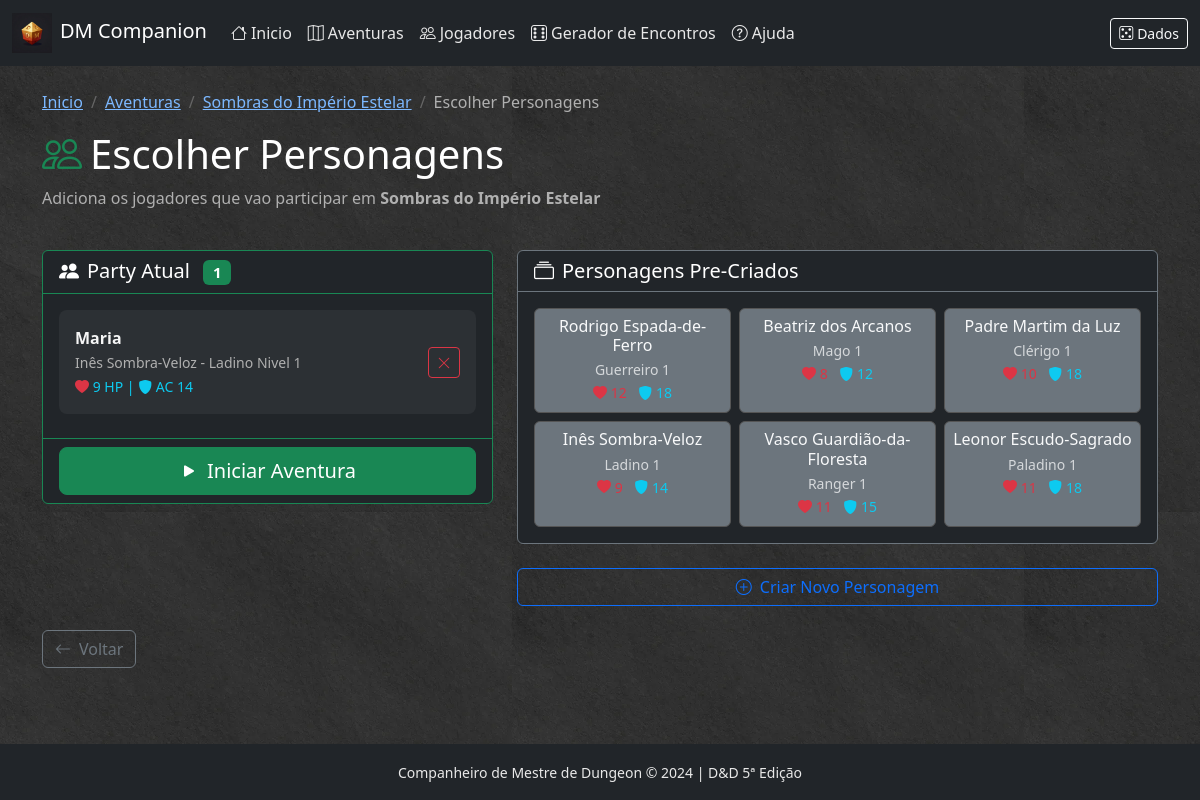
Page /aventura/sombras-imperio-estelar/sessao/6/escolher on the committed database.
### app/models/session.py (models this page shows, shortened)
class SessionPlayer(db.Model):
    __tablename__ = 'session_players'
    id = db.Column(db.Integer, primary_key=True)
    session_id = db.Column(db.Integer, db.ForeignKey('game_sessions.id'), nullable=False)
    nome_jogador = db.Column(db.String(100), nullable=False)  # Nome real do jogador
    character_data = db.Column(db.Text, nullable=False)  # JSON com dados do personagem
    hp_atual = db.Column(db.Integer, nullable=False)
    hp_max = db.Column(db.Integer, nullable=False)
    condicoes = db.Column(db.Text, default='[]')  # Array JSON de condicoes
    ordem_combate = db.Column(db.Integer, nullable=True)  # Ordem no combate
    iniciativa = db.Column(db.Integer, nullable=True)
    xp_total = db.Column(db.Integer, default=0)  # XP acumulado total do personagem
    def get_character_data(self):
        try:
            return json.loads(self.character_data)
        except (json.JSONDecodeError, TypeError):
            return {}

### app/routes/quest.py (the view)
@quest_bp.route('/<quest_id>/sessao/<int:session_id>/escolher')
def select_characters(quest_id, session_id):
    loader = QuestLoader()
    quest = loader.get_quest(quest_id)
    if not quest:
        abort(404)
    game_session = session_service.get_session(session_id)
    if not game_session:
        flash('Sessao nao encontrada.', 'danger')
        return redirect(url_for('quest.start_quest', quest_id=quest_id))
    players = session_service.get_session_players(session_id)
    templates = load_character_templates()
    saved_characters = get_saved_characters()
    return render_template('quest/select_characters.html',
                           quest=quest,
                           game_session=game_session,
                           players=players,
                           templates=templates,
                           saved_characters=saved_characters)

### app/services/quest_loader.py (called while the page is built)
    def _get_quests_folder(self) -> str:
        return current_app.config.get('QUESTS_FOLDER', 'app/data/quests')

    def get_quest(self, quest_id: str) -> Quest | None:
        if quest_id in self._quests_cache:
            return self._quests_cache[quest_id]
        quests_folder = self._get_quests_folder()
        filepath = os.path.join(quests_folder, f'{quest_id}.json')
        if not os.path.exists(filepath):
            return None
        with open(filepath, 'r', encoding='utf-8') as f:
            data = json.load(f)
        quest = self._parse_quest(quest_id, data)
        self._quests_cache[quest_id] = quest
        return quest

### app/services/session_service.py (called while the page is built)
def load_character_templates():
    characters_file = os.path.join(
        current_app.root_path, 'data', 'characters.json'
    )
    if os.path.exists(characters_file):
        with open(characters_file, 'r', encoding='utf-8') as f:
            return json.load(f).get('personagens', [])
    return []

def get_saved_characters():
    return SavedCharacter.query.order_by(SavedCharacter.atualizado_em.desc()).all()

    def get_session(self, session_id):
        return GameSession.query.get(session_id)

    def get_session_players(self, session_id):
        return SessionPlayer.query.filter_by(session_id=session_id).all()

### app/templates/quest/select_characters.html (shortened to what this page needs)
{% extends "base.html" %}
{% block content %}
<div class="container py-4">
    <div class="row mb-4">
        <div class="col">
            <nav aria-label="breadcrumb">
                <ol class="breadcrumb">
                    <li class="breadcrumb-item"><a href="{{ url_for('main.index') }}">Inicio</a></li>
                    <li class="breadcrumb-item"><a href="{{ url_for('quest.list_quests') }}">Aventuras</a></li>
                    <li class="breadcrumb-item"><a href="{{ url_for('quest.start_quest', quest_id=quest.id) }}">{{ quest.titulo }}</a></li>
                    <li class="breadcrumb-item active">Escolher Personagens</li>
                </ol>
            </nav>
            <h1><i class="bi bi-people me-2 text-success"></i>Escolher Personagens</h1>
            <p class="text-muted">Adiciona os jogadores que vao participar em <strong>{{ quest.titulo }}</strong></p>
        </div>
    </div>
    <div class="row">
        <div class="col-lg-5 mb-4">
            <div class="card bg-dark border-success">
                <div class="card-header border-success">
                    <h5 class="mb-0">
                        <i class="bi bi-people-fill me-2"></i>Party Atual
                        <span class="badge bg-success ms-2">{{ players|length }}</span>
                    </h5>
                </div>
                <div class="card-body">
                    {% if players %}
                        {% for player in players %}
                        {% set char = player.get_character_data() %}
                        <div class="player-item d-flex justify-content-between align-items-center">
                            <div>
                                <strong>{{ player.nome_jogador }}</strong>
                                <br>
                                <small class="text-muted">
                                    {{ char.get('nome', 'Personagem') }} -
                                    {{ char.get('classe', 'Classe') }} Nivel {{ char.get('nivel', 1) }}
                                </small>
                                <br>
                                <small class="text-info">
                                    <i class="bi bi-heart-fill text-danger"></i> {{ player.hp_max }} HP |
                                    <i class="bi bi-shield-fill"></i> AC {{ char.get('ac', 10) }}
                                </small>
                            </div>
                            <form action="{{ url_for('quest.remove_session_player', quest_id=quest.id, session_id=game_session.id, player_id=player.id) }}" method="POST">
                                <button type="submit" class="btn btn-outline-danger btn-sm">
                                    <i class="bi bi-x-lg"></i>
                                </button>
                            </form>
                        </div>
                        {% endfor %}
                    {% else %}
                        <p class="text-muted text-center mb-0">
                            <i class="bi bi-arrow-right me-2"></i>
                            Adiciona personagens da lista ao lado
                        </p>
                    {% endif %}
                </div>
                {% if players %}
                <div class="card-footer border-success">
                    <form action="{{ url_for('quest.confirm_and_start', quest_id=quest.id, session_id=game_session.id) }}" method="POST">
                        <button type="submit" class="btn btn-success w-100 btn-lg">
                            <i class="bi bi-play-fill me-2"></i>Iniciar Aventura
                        </button>
                    </form>
                </div>
                {% endif %}
            </div>
        </div>
        <div class="col-lg-7">
            <div class="card bg-dark border-secondary mb-4">
                <div class="card-header border-secondary">
                    <h5 class="mb-0">
                        <i class="bi bi-collection me-2"></i>Personagens Pre-Criados
                    </h5>
                </div>
                <div class="card-body">
                    <div class="row g-2">
                        {% for char in templates %}
                        <div class="col-6 col-md-4">
                            <div class="card bg-secondary character-card h-100" data-bs-toggle="modal" data-bs-target="#addPlayerModal" data-template-id="{{ char.id }}" data-char-name="{{ char.nome }}" data-char-class="{{ char.classe }}" data-char-hp="{{ char.hp_max }}" data-char-ac="{{ char.ac }}">
                                <div class="card-body p-2 text-center">
                                    <h6 class="card-title mb-1 text-light">{{ char.nome }}</h6>
                                    <small class="text-light opacity-75 d-block">{{ char.classe }} {{ char.nivel }}</small>
                                    <small>
                                        <span class="text-danger"><i class="bi bi-heart-fill"></i> {{ char.hp_max }}</span>
                                        <span class="text-info ms-2"><i class="bi bi-shield-fill"></i> {{ char.ac }}</span>
                                    </small>
                                </div>
                            </div>
                        </div>
                        {% endfor %}
                    </div>
                </div>
            </div>
            <a href="{{ url_for('builder.start') }}" class="btn btn-outline-primary w-100">
                <i class="bi bi-plus-circle me-2"></i>Criar Novo Personagem
            </a>
        </div>
    </div>
    <div class="mt-4">
        <a href="{{ url_for('quest.start_quest', quest_id=quest.id) }}" class="btn btn-outline-secondary">
            <i class="bi bi-arrow-left me-2"></i>Voltar
        </a>
    </div>
</div>
{% endblock %}

### app/static/css/style.css (style rules this page uses)
:root { --dnd-red: #dc3545; --dnd-gold: #ffc107; --dnd-dark: #212529; --dnd-parchment: #fdf1dc; }
body { background-color: #1a1a1a; background-image: url('/static/img/backgrounds/texture-dark.webp'); background-repeat: repeat; background-size: 512px 512px; color: #f5f5f5; }
.card { background-color: #2a2a2a; border-color: #555; color: #f5f5f5; }
.card-body, .card-header, .card-footer { color: #f5f5f5; }
.text-muted { color: #b0b0b0 !important; }
a { color: #7cb8ff; }
h1, h2, h3, h4, h5, h6 { color: #ffffff; }
p, li, span, small { color: #e8e8e8; }
.breadcrumb { background: transparent; padding: 0; }
.breadcrumb-item + .breadcrumb-item::before { color: #666; }
.badge { font-weight: 600; }
.breadcrumb-item a { color: #7cb8ff; }
.breadcrumb-item.active { color: #b0b0b0; }
.card .card-title { color: #ffffff; }

### app/templates/quest/select_characters.html (style rules this page uses)
.character-card { cursor: pointer; transition: transform 0.2s, border-color 0.2s; }
.player-item { background: rgba(255,255,255,0.05); border-radius: 8px; padding: 1rem; margin-bottom: 0.5rem; }

### rows in the picture
SessionPlayer: nome_jogador "Maria", get "Inês Sombra-Veloz", get "Ladino", get "1", hp_max "9", get "14"

### other values in the picture
{{ quest.titulo }} "Sombras do Império Estelar"
{{ players|length }} "1"
{{ char.nome }} "Rodrigo Espada-de-Ferro" "Beatriz dos Arcanos" "Padre Martim da Luz" "Inês Sombra-Veloz" "Vasco Guardião-da-Floresta" "Leonor Escudo-Sagrado"
{{ char.classe }} "Guerreiro" "Mago" "Clérigo" "Ladino" "Ranger" "Paladino"
{{ char.nivel }} "1" "1" "1" "1" "1" "1"
{{ char.ac }} "18" "12" "18" "14" "15" "18"
